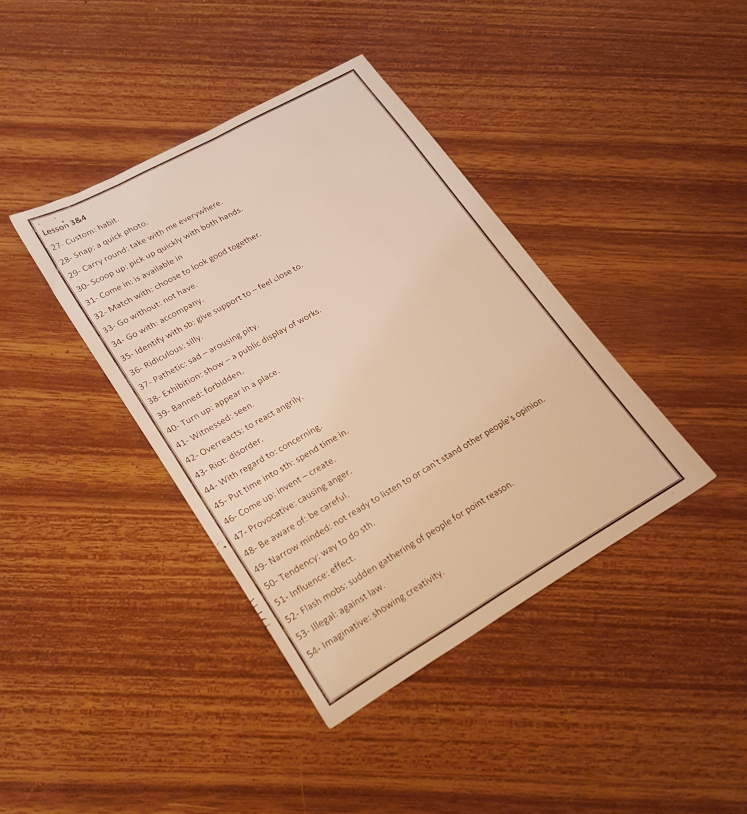
#> input picture Images/test10.jpg, 2988 x 3256 px, found by its file name (shown at 1/4 size)
$ python project.py
#> lines starting #> are read from the running program, lines starting #| are printed output that depends on the picture; after the words box and inside, x2 and y2 are one past the last pixel; in counts of white or black regions, pixels touching at a corner belong together
#Importing necessary libraries
from  cv2 import cv2
import re
import pytesseract
import numpy as np
from imutils.perspective import four_point_transform
width = 800
height = 800

def convert_to_grayscale(img):
    return cv2.cvtColor(img,cv2.COLOR_BGR2GRAY)

# [11 lines left out: function apply_canny, not called in this run]
    # to do make canny more adaptive.


#Due to thining-- closing is used for cutout pixels
def apply_closingMorphlogy(img,SE):
    kernel = np.ones((SE,SE),np.uint8)
    return cv2.morphologyEx(img, cv2.MORPH_CLOSE, kernel,iterations=1)


def find_largest_contours(img,imagecopy):
    """
    Steps of this function:
    1. find all contours from the edged image
    2. sort contours on area descendingly
    3. get the first 5 maximum contours
    4. for each contour, approxiamate egde points to only four points to targer square contour
    """
    cimg = img.copy()
    contours,hierarchy = cv2.findContours(cimg,cv2.RETR_EXTERNAL,cv2.CHAIN_APPROX_SIMPLE)
    cnts = sorted(contours, key=cv2.contourArea, reverse=True)[:5]
    #draw_contours(imagecopy,cnts)
    #showImage(imagecopy)


    for c in cnts:
        perimeter = cv2.arcLength(c,True)
        # only targeting squares or rectanges
        approximation = cv2.approxPolyDP(c,0.02*perimeter,True)
        if  len(approximation)==4:
            target = approximation
            break
        else:
            return cimg
    return target


def draw_contours(img,contours):
    cv2.drawContours(img, contours, -1, (0,255,0), 50)


def showImage(img):
    cv2.imshow('Output Image',img)
    cv2.waitKey(0)


def resize_image(img):
    resize = cv2.resize(img, (width, height))
    return resize

def transform(points_contour,img):

    if points_contour.size != 0  and points_contour.size ==8:
        ordered_points = order(points_contour)
        list_pts1 = np.float32(ordered_points)

        """
        # an attempt to improve the algorithm by computing euclidean distance for generic code
        (tl, tr, br, bl) = list_pts1
        widthA = np.sqrt(((br[0] - bl[0]) ** 2) + ((br[1] - bl[1]) ** 2))
        widthB = np.sqrt(((tr[0] - tl[0]) ** 2) + ((tr[1] - tl[1]) ** 2))


        heightA = np.sqrt(((tr[0] - br[0]) ** 2) + ((tr[1] - br[1]) ** 2))
        heightB = np.sqrt(((tl[0] - bl[0]) ** 2) + ((tl[1] - bl[1]) ** 2))

        maxWidth = max(int(widthA), int(widthB))
        maxHeight = max(int(heightA), int(heightB))

        """

        list_pts2 = np.float32([[0, 0],[width, 0], [0, height],[width, height]])
        M = cv2.getPerspectiveTransform(list_pts1, list_pts2)
        warp = cv2.warpPerspective(img, M, (width,height))
        return warp
    else:
        return img


def order(contour_points):
    """
    Steps for this fucntion:
    1. parameter given is four points of the largest  contour
    2.  inialize a list of four points --> ordered_contour_points
    3. this list will have top left, top right, bottom right, bottom left
    4. list[0] will have the point of minmum sum, list list[3] maximum sum.. etc
    """

    contour_points = contour_points.reshape((4, 2))
    ordered_contour_points = np.zeros((4, 1, 2), dtype=np.int32)
    add = contour_points.sum(1)

    ordered_contour_points[0] = contour_points[np.argmin(add)]
    ordered_contour_points[3] =contour_points[np.argmax(add)]
    diff = np.diff(contour_points, axis=1)
    ordered_contour_points[1] =contour_points[np.argmin(diff)]
    ordered_contour_points[2] = contour_points[np.argmax(diff)]
    return ordered_contour_points


def post_process(transformed_image):
    """
    Post processing if required. in most casses, it's not required.
    gray = cv2.cvtColor(transformed_image,cv2.COLOR_BGR2GRAY)


    # [8 lines of commented-out code are left out]


    imgAdaptiveThre = cv2.adaptiveThreshold(gray,255,cv2.ADAPTIVE_THRESH_GAUSSIAN_C,\
            cv2.THRESH_BINARY,51,2)

    imgAdaptiveThre = cv2.bitwise_not(imgAdaptiveThre)
    imgAdaptiveThre=cv2.medianBlur(imgAdaptiveThre,5)
    #showImage(imgAdaptiveThre)

    """
    return transformed_image


def count_characters(text):
    return (len(re.sub(r"\W", "", text)))


def Preprocessing_hard_casses(img):
    gray = convert_to_grayscale(img)
    blur = cv2.medianBlur(gray, 5)
    sharpen_kernel = np.array([[-1,-1,-1], [-1,9,-1], [-1,-1,-1]])
    sharpen = cv2.filter2D(blur, -1, sharpen_kernel)
    thresh = cv2.Canny(sharpen,160,200)
    kernel = cv2.getStructuringElement(cv2.MORPH_RECT, (3,3))
    close = cv2.morphologyEx(thresh, cv2.MORPH_CLOSE, kernel, iterations=2)

    cv2.imwrite('D:\Courses\Computer Vision\Project\TempFolder\gray.jpg',gray)
    cv2.imwrite('D:\Courses\Computer Vision\Project\TempFolder\ blur.jpg',blur)
    cv2.imwrite('D:\Courses\Computer Vision\Project\TempFolder\sharpen.jpg',sharpen)
    cv2.imwrite('D:\Courses\Computer Vision\Project\TempFolder\canny.jpg',thresh)
    cv2.imwrite('D:\Courses\Computer Vision\Project\TempFolder\close.jpg',close)


    return close

#---------------------------------
# Steps
#--------------------------------

#-------------------------------
# Main program
#-------------------------------


#reading image
image = cv2.imread("test10.jpg")
#> image is the input picture: shape (3256, 2988, 3); mean B, G, R 81.8, 111.7, 162
imagecopy=image.copy()
"""
#Old Preprocessing.
#converting to grayscale
#gray = convert_to_grayscale(image)
#apply canny to detect edges
#canny = apply_canny(gray,75,200)
#apply dilating then eroson to connect cutoff pixels
#canny_Morph=apply_closingMorphlogy(canny,1)

"""

# new Preprocessing for hard casses images
canny_Morph= Preprocessing_hard_casses(image)
#> in convert_to_grayscale, `return cv2.cvtColor(img,cv2.COLOR_BGR2GRAY)`:
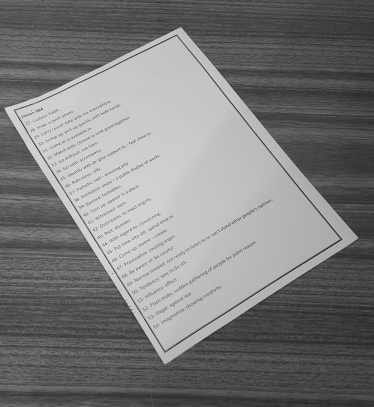
#> returned value: shape (3256, 2988) (shown at 1/8 size); min 5, max 247, mean 123.3
#> in Preprocessing_hard_casses, `thresh = cv2.Canny(sharpen,160,200)`:
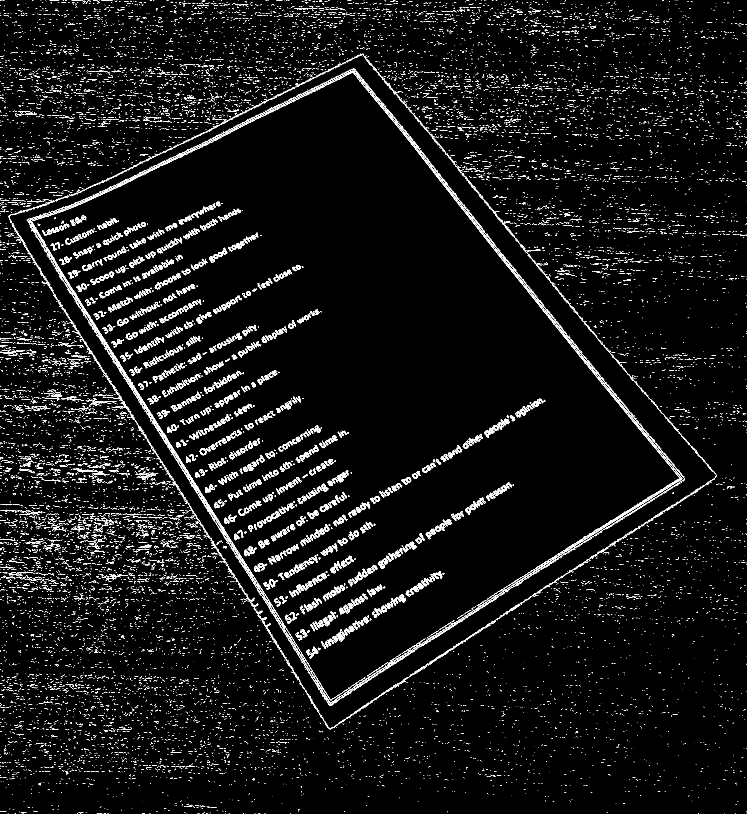
#> thresh: shape (3256, 2988) (shown at 1/4 size); 2.6% white in thin lines or dots
#> in Preprocessing_hard_casses, `close = cv2.morphologyEx(thresh, cv2.MORPH_CLOSE, kernel, iterations=2)`:
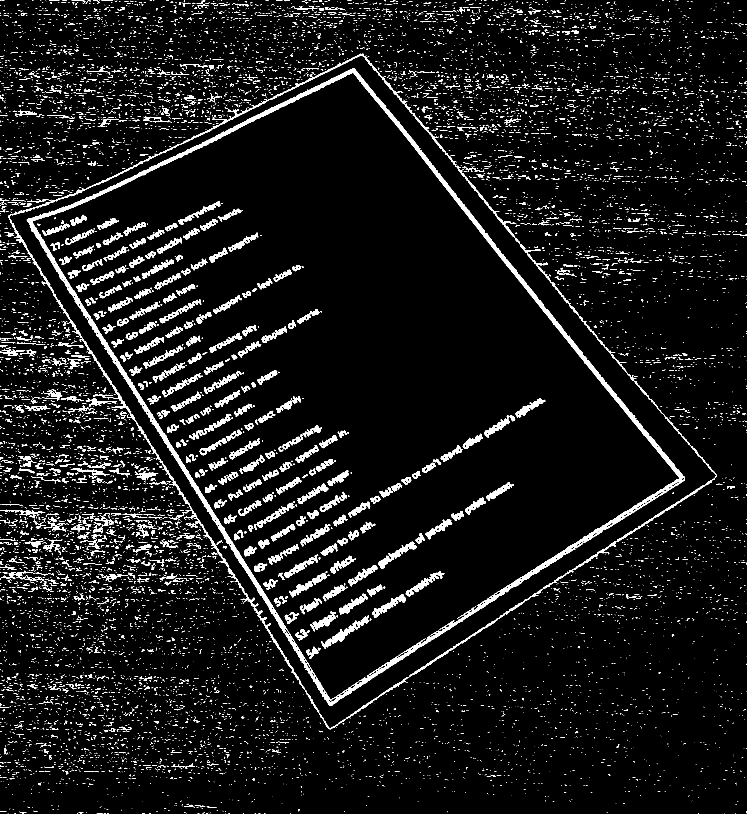
#> close: shape (3256, 2988) (shown at 1/4 size); 5.4% white; 10637 white regions (8722 under 20 px)


#detect contours in the image resulted from canny
contour_points = find_largest_contours(canny_Morph,imagecopy)
#> in find_largest_contours, `contours,hierarchy = cv2.findContours(cimg,cv2.RETR_EXTERNAL,cv2.CHAIN..`: contours = 10300 contours, 9566 with area under 20; largest, box (x1, y1, x2, y2) and area: (33, 214, 2868, 2917) 3884886, (24, 2284, 152, 2325) 1057, (541, 1883, 633, 1921) 1056, (343, 1594, 467, 1626) 948, (283, 1872, 439, 1905) 936
#> in find_largest_contours, `cnts = sorted(contours, key=cv2.contourArea, reverse=True)[:5]`: cnts = 5 contours; box (x1, y1, x2, y2) and area: (33, 214, 2868, 2917) 3884886, (24, 2284, 152, 2325) 1057, (541, 1883, 633, 1921) 1056, (343, 1594, 467, 1626) 948, (283, 1872, 439, 1905) 936
#> the loop in find_largest_contours, `for c in cnts:` made 1 pass
#> (perimeter, target) on pass 1: (12095.4, [[1450, 214], [33, 863], [1318, 2916], [2867, 1904]])
#> contour_points = [[1450, 214], [33, 863], [1318, 2916], [2867, 1904]]
#draw_contours(imagecopy,contour_points)
#cv2.imwrite('D:\Courses\Computer Vision\Project\TempFolder\contour_detected.jpg',imagecopy)


#Prespective allignment and transformation
transformed_image = transform(contour_points,image)
#> in order, `add = contour_points.sum(1)`: add = [1664, 896, 4234, 4771]
#> in order, `diff = np.diff(contour_points, axis=1)`: diff = [-1236, 830, 1598, -963]
#> in transform, `ordered_points = order(points_contour)`: ordered_points = [[33, 863], [1450, 214], [1318, 2916], [2867, 1904]]
#> in transform, `list_pts1 = np.float32(ordered_points)`: list_pts1 has the same summary as ordered_points
#> in transform, `M = cv2.getPerspectiveTransform(list_pts1, list_pts2)`: M = [[0.441, -0.276, 223.7], [0.189, 0.412, -361.5], [-1.55e-05, 0.00013, 1]]
#> in transform, `warp = cv2.warpPerspective(img, M, (width,height))`:
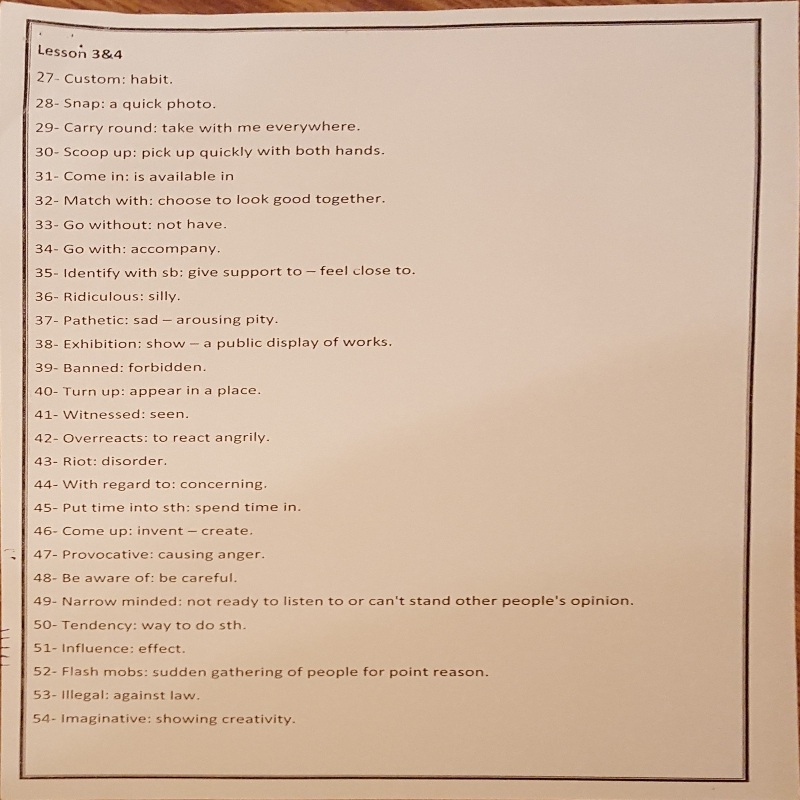
#> warp: shape (800, 800, 3); mean B, G, R 163.1, 184.3, 209.7
#showImage(transformed_image)
cv2.imwrite('D:\Courses\Computer Vision\Project\TempFolder\ transformed.jpg',transformed_image)

#post-prcessing
final_image = post_process(transformed_image)


#OCR
#> (the run stopped early here; a loop or call above may not have finished)
